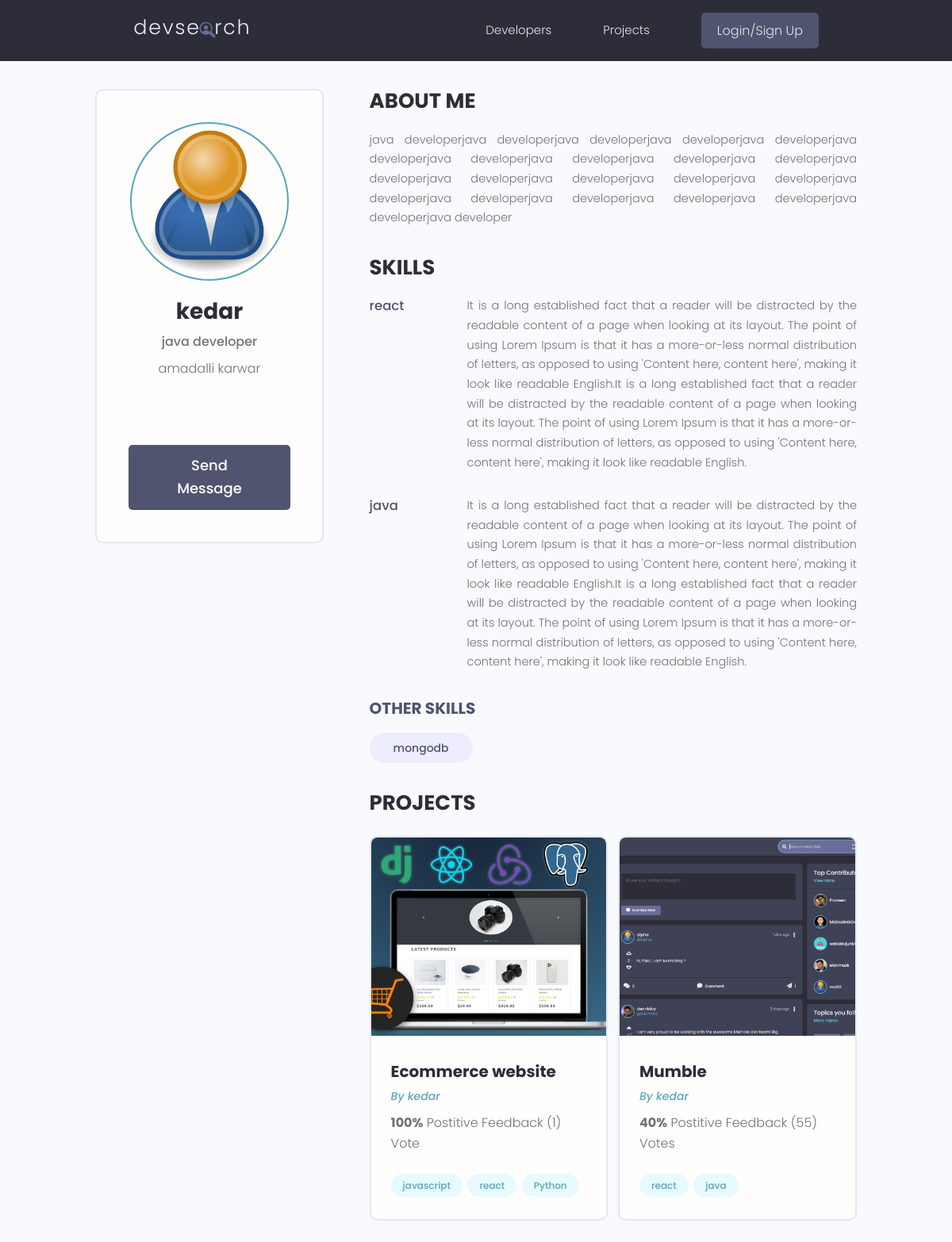
The app's page /profile/ff30769b-841a-4158-920a-9167bdf62c9c with its own data.
### users/models.py (models this page shows, shortened)
class Profile(models.Model):
    user = models.OneToOneField(
        User, on_delete=models.CASCADE, null=True, blank=True)
    name = models.CharField(max_length=200, null=True, blank=True)
    email = models.EmailField(max_length=254, null=True, blank=True)
    username = models.CharField(max_length=250, null=True, blank=True)
    location = models.CharField(max_length=250, null=True, blank=True)
    short_intro = models.CharField(max_length=250, null=True, blank=True)
    bio = models.TextField(blank=True, null=True)
    profile_image = models.ImageField(
        upload_to='profiles/', null=True, blank=True, default='profiles/user-default.png')
    social_github = models.CharField(max_length=200, null=True, blank=True)
    social_twitter = models.CharField(max_length=200, null=True, blank=True)
    social_linkedin = models.CharField(max_length=200, null=True, blank=True)
    social_youtube = models.CharField(max_length=200, null=True, blank=True)
    social_website = models.CharField(max_length=200, null=True, blank=True)
    created = models.DateTimeField(auto_now_add=True)
    id = models.UUIDField(default=uuid.uuid4, unique=True,
                          editable=False, primary_key=True)

class Skill(models.Model):
    owner = models.ForeignKey(
        Profile, on_delete=models.CASCADE, null=True, blank=True)
    name = models.CharField(max_length=200, blank=True, null=True)
    description = models.TextField(null=True, blank=True)
    created = models.DateTimeField(auto_now_add=True)
    id = models.UUIDField(default=uuid.uuid4, unique=True,
                          editable=False, primary_key=True)
    def __str__(self):
        return str(self.name)

### projects/models.py (models this page shows, shortened)
class Project(models.Model):
    owner = models.ForeignKey(
        Profile, null=True, blank=True, on_delete=models.SET_NULL)
    title = models.CharField(max_length=200)
    description = models.TextField(null=True, blank=True)
    featured_image = models.ImageField(
        null=True, blank=True, default='default.jpg')
    demo_link = models.CharField(max_length=2000, null=True, blank=True)
    source_link = models.CharField(max_length=2000, null=True, blank=True)
    tags = models.ManyToManyField('Tag', blank=True)
    vote_total = models.IntegerField(default=0, null=True, blank=True)
    vote_ratio = models.IntegerField(default=0, null=True, blank=True)
    created = models.DateTimeField(auto_now_add=True)
    id = models.UUIDField(default=uuid.uuid4, unique=True,
                          editable=False, primary_key=True)
    class Meta:
        ordering = ['-vote_ratio', '-vote_total', 'title']

class Tag(models.Model):
    name = models.CharField(max_length=200)
    created = models.DateTimeField(auto_now_add=True)
    id = models.UUIDField(default=uuid.uuid4, unique=True,
                          editable=False, primary_key=True)
    def __str__(self) -> str:
        return self.name

### users/views.py (the view)
# urls.py: path('profile/<str:pk>', views.userProfile, name='user-profile'),
def userProfile(request, pk):
    profile = Profile.objects.get(id=pk)
    topskills = profile.skill_set.exclude(description__exact="")
    otherskills = profile.skill_set.filter(description="")
    context = {'profile': profile,
               'topskills': topskills, 'otherskills': otherskills}
    return render(request, 'users/user-profile.html', context)

### users/templates/users/user-profile.html (shortened to what this page needs)
{% extends 'main.html' %}
{% block content %}
<main class="profile my-md">
    <div class="container">
        <div class="layout">
            <div class="column column--1of3">
                <div class="card text-center">
                    <div class="card__body dev">
                        <img class="avatar avatar--xl" src="{{profile.profile_image.url}}" />
                        <h2 class="dev__name">{{profile.name}}</h2>
                        <p class="dev__title">{{profile.short_intro}} </p>
                        <p class="dev__location">{{profile.location}}</p>
                        <ul class="dev__social">
                        </ul>
                        {% if request.user.profile.id != profile.id %}
                        <a href="{% url 'create-message' profile.id %}" class="btn btn--sub btn--lg">Send Message </a>
                        {% endif %}
                    </div>
                </div>
            </div>
            <div class="column column--2of3">
                <div class="devInfo">
                    <h3 class="devInfo__title">About Me</h3>
                    <p class="devInfo__about">{{profile.bio}} </p>
                </div>
                <div class="devInfo">
                    <h3 class="devInfo__title">Skills</h3>
                    <div class="devInfo__skills">
                        {% for skill in topskills %}
                        <div class="devSkill">
                            <h4 class="devSkill__title">{{skill.name}}</h4>
                            <p class="devSkill__info">{{skill.description}} </p>
                        </div>
                        {% endfor %}
                        <h3 class="devInfo__subtitle">Other Skills</h3>
                        <div class="devInfo__otherSkills">
                            {% for skill in otherskills %}
                            <span class="tag tag--pill tag--sub tag--lg">
                                <small>{{skill}} </small>
                            </span>
                            {% endfor %}
                        </div>
                    </div>
                </div>
                <div class="devInfo">
                    <h3 class="devInfo__title">Projects</h3>
                    <div class="grid grid--two">
                        {% for project in profile.project_set.all %}
                        <div class="column">
                            <div class="card project">
                                <a href="{% url 'project' project.id %}" class="project">
                                    <img class="project__thumbnail" src="{{project.featured_image.url}}"
                                        alt="project thumbnail" />
                                    <div class="card__body">
                                        <h3 class="project__title">{{project.title}} </h3>
                                        <p><a class="project__author" href="{% url 'user-profile' project.owner.id %}">By {{project.owner.name}} </a></p>
                                        <p class="project--rating">
                                            <span style="font-weight: bold;">{{project.vote_ratio}}%</span> Postitive
                                            Feedback ({{project.vote_total}}) Vote{{project.vote_total|pluralize:'s'}}
                                        </p>
                                        <div class="project__tags">
                                            {% for tag in project.tags.all %}
                                            <span class="tag tag--pill tag--main">
                                                <small>{{tag}}</small>
                                            </span>
                                            {% endfor %}
                                        </div>
                                    </div>
                                </a>
                            </div>
                        </div>
                        {% endfor %}
                    </div>
                </div>
            </div>
        </div>
    </div>
</main>
{% endblock content %}

### static/styles/app.css (style rules this page uses)
:root { --color-sub: #2d2d39; }
.btn--sub { background-color: var(--color-sub-light); }
.card { border: 2px solid var(--color-light); }
img { width: 100%; }
.profile .card>.dev { padding: 4rem; }
.dev__name { color: var(--color-sub); font-size: 2.8rem; font-weight: 700; margin-top: 1rem; margin-bottom: 0.5rem; }
.dev__title { font-size: 1.6rem; font-weight: 500; line-height: 1.3; }
.dev__location { margin-top: 1rem; }
.dev__social { margin: 3rem 0; list-style: none; display: flex; justify-content: center; gap: 1.5rem; }
.devInfo { margin-bottom: 3rem; }
.devInfo__title, .devInfo__subtitle { font-size: 2.6rem; color: var(--color-sub); text-transform: uppercase; font-weight: 700; margin-bottom: 1.5rem; }
.devInfo__subtitle { font-size: 2rem; color: var(--color-sub-light); }
.devInfo__about, .devSkill__info { font-size: 1.45rem; line-height: 1.7; text-align: justify; }
.devSkill { margin-bottom: 3rem; }
.devSkill__title { font-size: 1.65rem; font-weight: 500; color: var(--color-sub-light); }
@media screen and (min-width: 700px) { .devSkill { display: flex; justify-content: space-between; gap: 3rem; } }
@media screen and (min-width: 700px) { .devSkill__info { flex-basis: 80%; } }
.project__author { font-size: 1.4rem; font-style: italic; }
.project--rating { margin-bottom: 1.6em; margin-top: .5em; }
.project__thumbnail { height: 25rem; object-fit: cover; object-position: top center; }
.project__title { font-size: 2rem; font-weight: 700; color: var(--color-sub); }

### static/uikit/styles/modules/_variables.css (style rules this page uses)
:root { --color-main: #5aa5b9; --color-main-light: #e6faff; --color-sub: #3f4156; --color-sub-light: #51546e; --color-sub-lighter: #ededfd; --color-text: #737373; --color-gray: #8b8b8b; --color-light: #e5e7eb; --color-light-gray: #767676; --color-bg: #f8fafd; --color-white: #fffefd; --color-white-light: #f3f3f3; --color-success: #359e64; --color-success-bg: #def8e8; --color-error: #fc4b0b; --color-error-bg: #fff2ee; --font-base: 'Poppins', arial, helvetica, 'Segoe UI', roboto, ubuntu, sans-serif; --font-monospace: 'Fira Code', 'Courier New', courier, monospace; --font-regular: 300; --font-medium: 500; --font-bold: 700; --generic-shadow: 1px 1px 5px #00000010; --generic-transition: all 0.3s ease-in-out; }

### static/uikit/styles/modules/_base.css (style rules this page uses)
* { margin: 0; padding: 0; box-sizing: border-box; text-rendering: optimizeLegibility; color: inherit; font-size: inherit; }
html { font-size: 50%; }
@media only screen and (min-width: 480px) { html { font-size: 56.25%; } }
@media only screen and (min-width: 1200px) { html { font-size: 62.5%; } }
body { line-height: 1.6; font-weight: 400; font-size: 1.5rem; color: var(--color-text); background-color: var(--color-bg); min-height: 100vh; }

### static/uikit/styles/modules/_typography.css (style rules this page uses)
* { font-family: var(--font-base); }
h2 { font-size: 3.6rem; font-weight: var(--font-bold); }
h3 { font-size: 3.2rem; font-weight: var(--font-medium); }
h4 { font-size: 2.8rem; font-weight: var(--font-medium); }
p, span, strong { font-size: 1.6rem; color: var(--color-text); font-weight: var(--font-regular); }
a { padding-bottom: 2px; text-decoration: none; display: inline-block; color: var(--color-main); font-weight: var(--font-medium); }

### static/uikit/styles/modules/_utilities.css (style rules this page uses)
.container { width: 92%; max-width: 165rem; margin: 0 auto; box-sizing: border-box; }
@media screen and (min-width: 1000px) { .container { width: 90%; } }
@media screen and (min-width: 1200px) { .container { width: 80%; } }
.text-center { text-align: center; }
.my-md { margin: 3rem auto; }

### static/uikit/styles/modules/_avatar.css (style rules this page uses)
.avatar { border-radius: 50%; border: 2px solid var(--color-main); object-fit: cover; }
.avatar--xl { height: 20rem; width: 20rem; }

### static/uikit/styles/modules/_button.css (style rules this page uses)
.btn { display: inline-block; position: relative; cursor: pointer; background-color: var(--color-light); font-weight: var(--font-medium); color: var(--color-sub); text-decoration: none; padding: 1rem 2rem; border-radius: 0.5rem; border: none; width: -webkit-fit-content; width: -moz-fit-content; width: fit-content; height: -webkit-fit-content; height: -moz-fit-content; height: fit-content; font-size: 1.6rem; outline-width: 0; outline-color: transparent; -webkit-backface-visibility: hidden; backface-visibility: hidden; transition: all 0.3s ease-in-out; }
.btn--sub { background-color: var(--color-sub); color: var(--color-white); }
.btn--lg { font-size: 1.8rem; padding: 1.2rem 4.5rem; }

### static/uikit/styles/modules/_card.css (style rules this page uses)
.card { border-radius: 1rem; background-color: var(--color-white); border: 1.5px solid var(--color-light); width: auto; height: auto; margin-top: 0.5rem; margin-bottom: 0.5rem; overflow: hidden; }
.card__body, .card__header { padding: 2rem 2.5rem; }

### records on screen
Profile: profile_image (placeholder picture), name "kedar", short_intro "java developer", location "amadalli karwar", bio "java developerjava developerjava developerjava developerjava developerjava developerjava developerjava developerjava developerjava developerjava developerjava developerjava developerjava developerjava developerjava developerjava developerjava developerjava developerjava developerjava developerjava developer"
Skill: name "react", description "It is a long established fact that a reader will be distracted by the readable content of a page when looking at its layout. The point of using Lorem Ipsum is that it has a more-or-less normal distribution of letters, as opposed to using 'Content here, content here', making it look like readable English.It is a long established fact that a reader will be distracted by the readable content of a page when looking at its layout. The point of using Lorem Ipsum is that it has a more-or-less normal distribution of letters, as opposed to using 'Content here, content here', making it look like readable English."
Skill: name "java", description "It is a long established fact that a reader will be distracted by the readable content of a page when looking at its layout. The point of using Lorem Ipsum is that it has a more-or-less normal distribution of letters, as opposed to using 'Content here, content here', making it look like readable English.It is a long established fact that a reader will be distracted by the readable content of a page when looking at its layout. The point of using Lorem Ipsum is that it has a more-or-less normal distribution of letters, as opposed to using 'Content here, content here', making it look like readable English."
Skill: name "mongodb"
Project: featured_image (picture), title "Ecommerce website", owner.name "kedar", vote_ratio "100", vote_total "1"
Tag: name "javascript"
Tag: name "react"
Tag: name "Python"
Project: featured_image (picture), title "Mumble", owner.name "kedar", vote_ratio "40", vote_total "55"
Tag: name "java"
